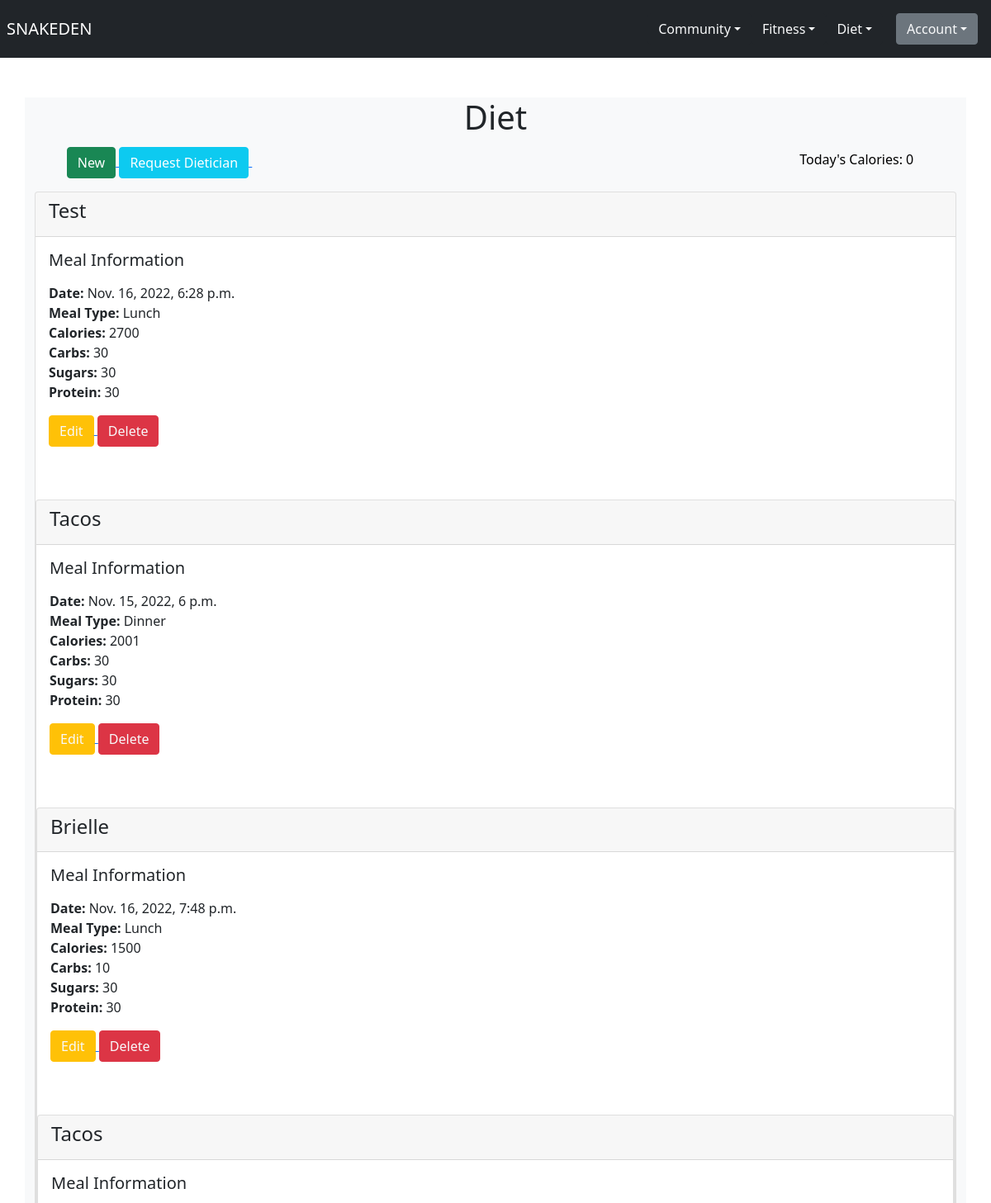
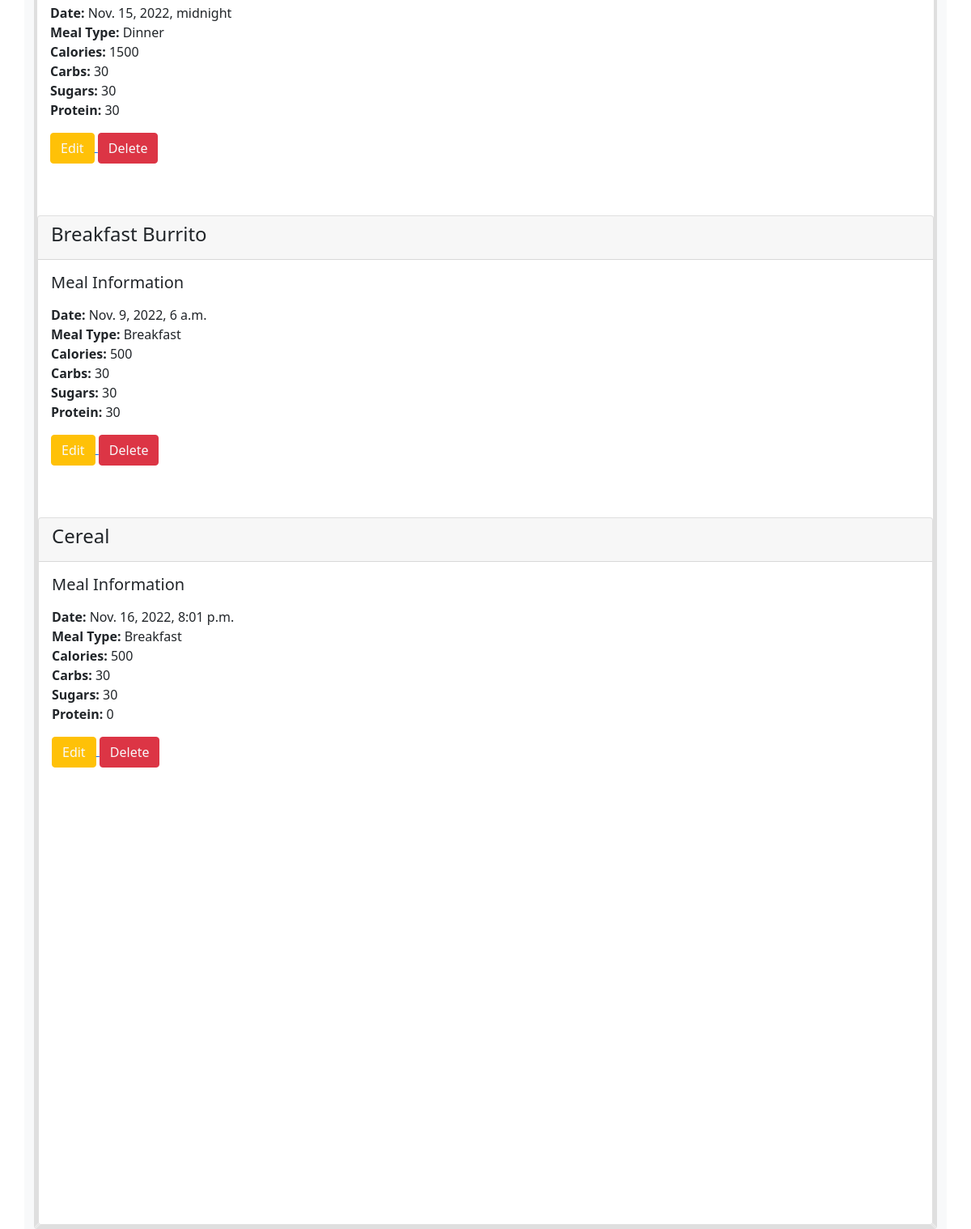
Page /diet/ (signed in) on the earlier database version (2 pictures, top to bottom).
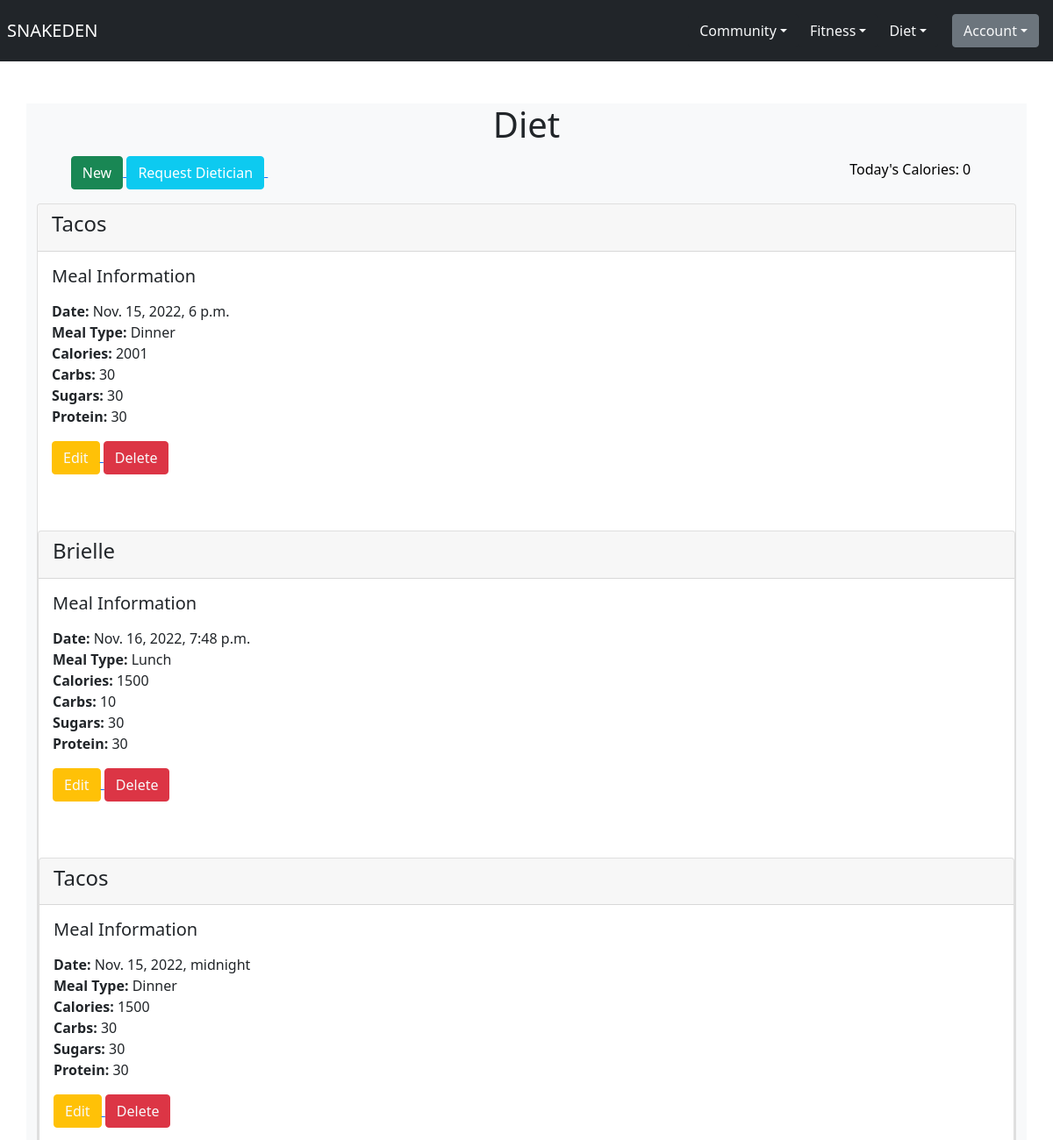
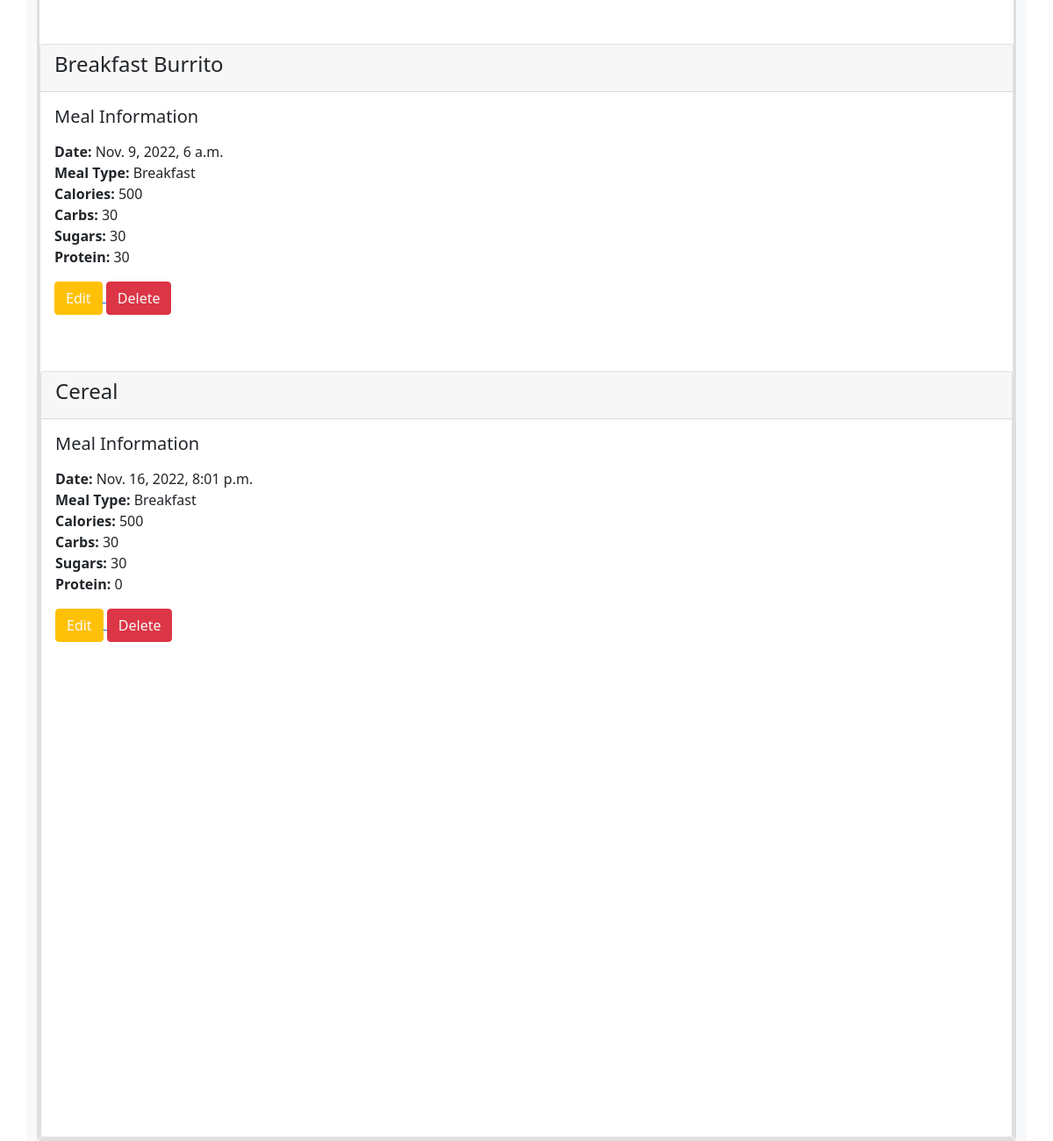
Same page on the later database version (2 pictures, top to bottom).
### diet/models.py (models this page shows)
class Meal(models.Model):
    MEAL_TYPES = [
        ('Breakfast', 'Breakfast'),
        ('Lunch', 'Lunch'),
        ('Dinner', 'Dinner'),
        ('Snack', 'Snack'),
    ]
    meal_name = models.CharField(max_length=100)
    meal_type = models.CharField(max_length=50, choices=MEAL_TYPES)
    calories = models.IntegerField()
    carbs = models.IntegerField()
    sugars = models.IntegerField()
    protein = models.IntegerField()
    user = models.ForeignKey(User, on_delete=models.CASCADE)
    created_at = models.DateTimeField(auto_now_add=True)

### diet/views.py (the view)
# urls.py: path('', views.diet_home, name="diet_home"),
@login_required
def diet_home(request):
    today = datetime.today()
    year = today.year
    month = today.month
    day = today.day
    filter = Meal.objects.filter(created_at__year=year,
                               created_at__month=month, created_at__day=day)
    meal = Meal.objects.all()
    total_sum = 0
    for item in filter:
        total_sum += item.calories
    return render(request, 'diet/diet_home.html', {'meal': meal, 'total_sum': total_sum, 'filter': filter})

### diet/templates/diet/diet_home.html (shortened to what this page needs)
{% extends 'base.html' %}
{% block body %}
    <h1 class="text-center mt-5">Diet</h1>
    <div class="container p-0">
        <div class="row pb-1">
            <div class="col-md-12 text-center h6" >
                <a href="{% url 'meal_form' %}">
                    <button class="btn btn-success" type="submit" style="margin-left: 0">New</button>
                </a>
                <a href="{% url 'request_dietician' %}">
                    <button class="btn btn-info" type="submit" style="color: white">Request Dietician</button>
                </a>
                <h6 class="btn btn-light" style="margin-left: 650px">Today's Calories: {{ total_sum }}</h6>
            </div>
        </div>
        {% for meal in meal %}
            <div class="card">
              <div class="card-header">
                  <h4>{{ meal.meal_name }}</h4>
              </div>
              <div class="card-body">
                  <h5>Meal Information</h5>
                <p class="card-text">
                    <li style="list-style-type: none"><strong>Date:</strong> {{ meal.created_at }}</li>
                    <li style="list-style-type: none"><strong>Meal Type:</strong> {{ meal.meal_type }}</li>
                    <li style="list-style-type: none"><strong>Calories:</strong> {{ meal.calories }}</li>
                    <li style="list-style-type: none"><strong>Carbs:</strong> {{ meal.carbs }}</li>
                    <li style="list-style-type: none"><strong>Sugars:</strong> {{ meal.sugars }}</li>
                    <li style="list-style-type: none"><strong>Protein:</strong> {{ meal.protein }}</li>
                </p>
                  <a href="{% url 'edit_meal' meal.id %}">
                      <button class="btn btn-warning text-light">Edit</button>
                  </a>
                  <a href="{% url 'delete_meal' meal.id %}">
                      <button class="btn btn-danger text-light">Delete</button>
                  </a>
              </div>
                <br><br>
        {% endfor %}
     <div id="piechart" style="width: 900px; height: 500px; padding: 25px;"></div>
</div>
{% endblock %}

Differences in the rows shown:
removed Meal: meal_name "Test", created_at "Nov. 16, 2022, 6:28 p.m.", meal_type "Lunch", calories "2700", carbs "30", sugars "30", protein "30"
